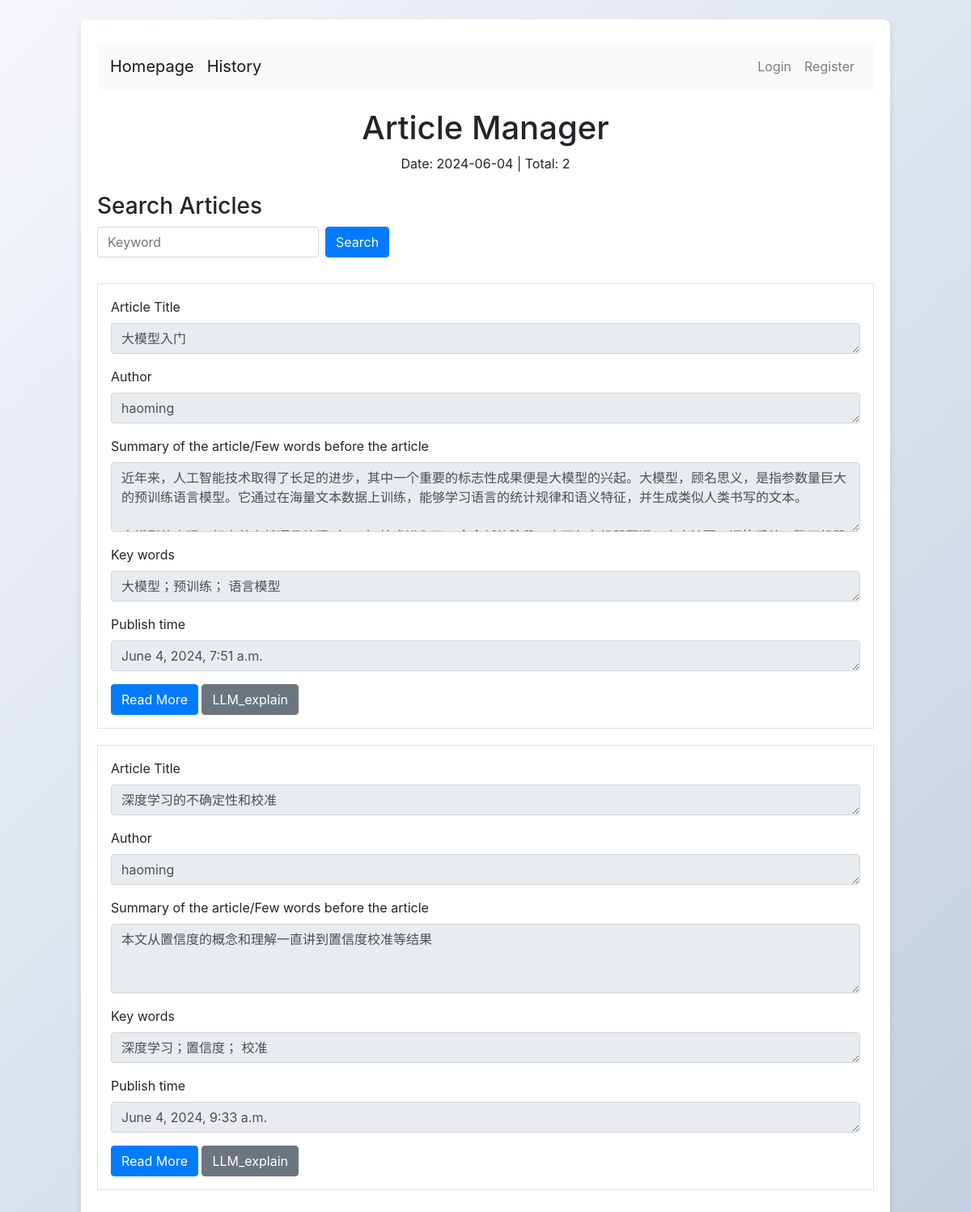
The app's page /, older data.
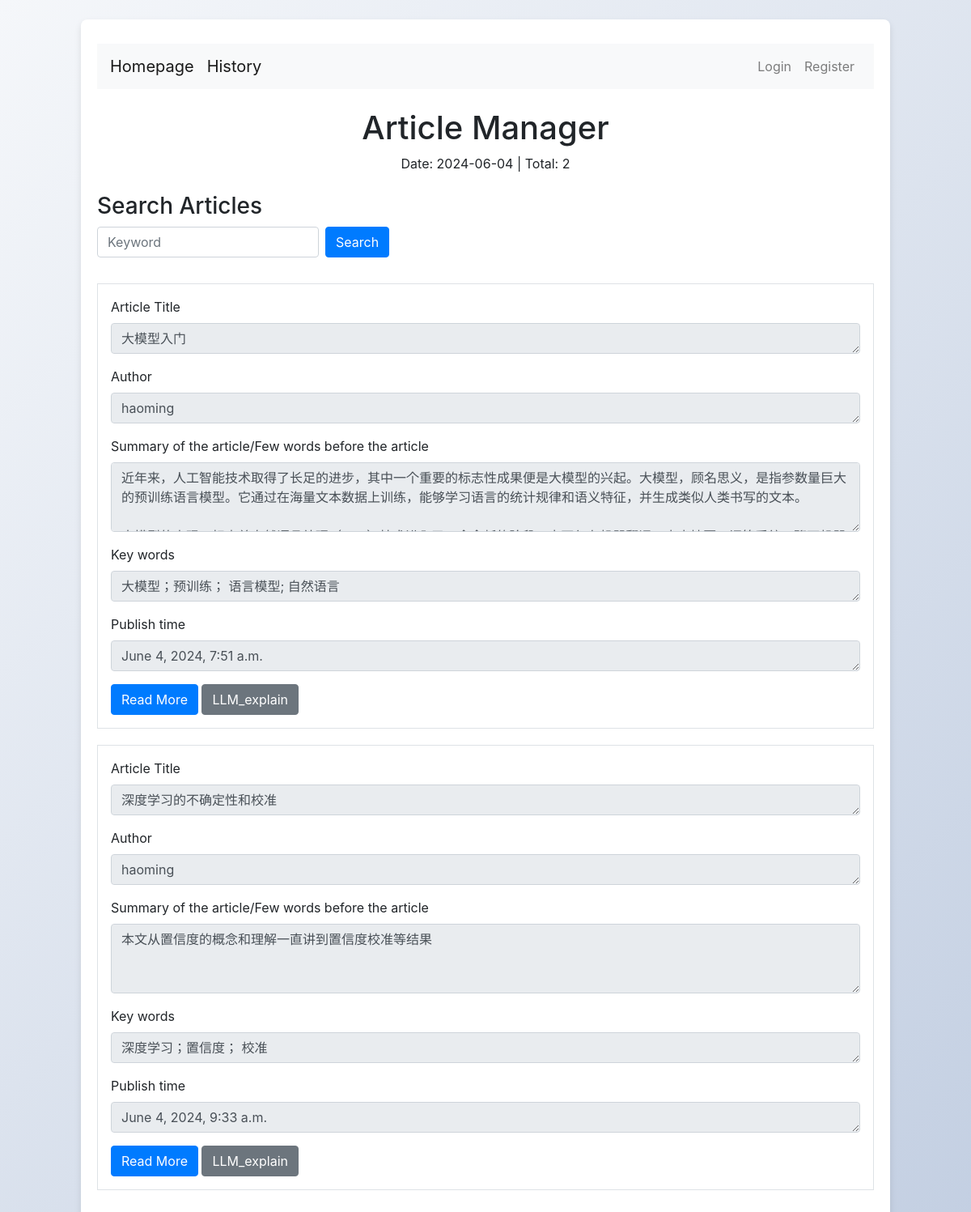
The same page, newer data.
### app01/models.py (models this page shows, shortened)
class Article(models.Model):
    title = models.CharField(max_length=200)
    author = models.CharField(max_length=200)
    summary = models.TextField()
    keywords = models.CharField(max_length=200)
    publish_time = models.DateTimeField(auto_now_add=True)  # 自动设置为添加时的时间
    content = models.TextField()

### app01/views.py (the view)
# urls.py: 2. Add a URL to urlpatterns:  path('', views.home, name='home')
def home(request):
    articles = Article.objects.all()
    current_date = datetime.date.today()
    current_date = current_date.strftime('%Y-%m-%d')
    total_articles = articles.count()
    return render(request, 'home.html', {'articles': articles, 'current_date': current_date, 'total_articles': total_articles})

### app01/templates/home.html (shortened to what this page needs)
<!DOCTYPE html>
<html lang="en">
<head>
    <link href="https://maxcdn.bootstrapcdn.com/bootstrap/4.5.2/css/bootstrap.min.css" rel="stylesheet">
</head>
<body>
<div class="container mt-4">
    <div class="top-buttons">
        <nav class="navbar navbar-expand-lg navbar-light bg-light">
            <a class="navbar-brand" href="{% url 'home' %}">Homepage</a>
            <a href="#" class="navbar-brand">History</a>
            <div class="collapse navbar-collapse" id="navbarNav">
                <ul class="navbar-nav ml-auto">
                    {% if user.is_authenticated %}
                        <li class="nav-item">
                            <a class="nav-link" href="{% url 'publish' %}">Publish</a>
                        </li>
                        <li class="nav-item">
                            <a class="nav-link" href="{% url 'personal' %}">Personal</a>
                        </li>
                        <li class="nav-item">
                            <a class="nav-link" href="{% url 'logout' %}">Logout</a>
                        </li>
                    {% else %}
                        <li class="nav-item">
                            <a class="nav-link" href="{% url 'login' %}">Login</a>
                        </li>
                        <li class="nav-item">
                            <a class="nav-link" href="{% url 'register' %}">Register</a>
                        </li>
                    {% endif %}
                </ul>
            </div>
        </nav>
    </div>
    <div class="text-center my-4">
        <h1>Article Manager</h1>
        <p id="dateTotal">Date: {{ current_date }} | Total: {{ total_articles }}</p>
    </div>
    <div class="my-4">
        <h3>Search Articles</h3>
        <form class="form-inline">
            <div class="form-group mb-2 mr-2">
                <input type="text" class="form-control" id="searchKeyword" placeholder="Keyword">
            </div>
            <button type="submit" class="btn btn-primary mb-2">Search</button>
        </form>
    </div>
    {% for article in articles %}
    <div class="article-section border p-3">
        <div class="form-group">
            <label for="articleTitle{{ forloop.counter }}">Article Title</label>
            <textarea class="form-control" id="articleTitle{{ forloop.counter }}" rows="1" readonly>{{ article.title }}</textarea>
        </div>
        <div class="form-group">
            <label for="author{{ forloop.counter }}">Author</label>
            <textarea class="form-control" id="author{{ forloop.counter }}" rows="1" readonly>{{ article.author }}</textarea>
        </div>
        <div class="form-group">
            <label for="summary{{ forloop.counter }}">Summary of the article/Few words before the article</label>
            <textarea class="form-control" id="summary{{ forloop.counter }}" rows="3" readonly>{{ article.summary }}</textarea>
        </div>
        <div class="form-group">
            <label for="keywords{{ forloop.counter }}">Key words</label>
            <textarea class="form-control" id="keywords{{ forloop.counter }}" rows="1" readonly>{{ article.keywords }}</textarea>
        </div>
        <div class="form-group">
            <label for="publishTime{{ forloop.counter }}">Publish time</label>
            <textarea class="form-control" id="publishTime{{ forloop.counter }}" rows="1" readonly>{{ article.publish_time }}</textarea>
        </div>
        <button class="btn btn-primary read-btn" data-article-id="{{ article.id }}">Read More</button>
        <button class="btn btn-secondary">LLM_explain</button>
    </div>
    {% endfor %}
</div>
</body>
</html>

### app01/templates/home.html (style rules this page uses)
body { background: linear-gradient(135deg, #f5f7fa, #c3cfe2); min-height: 100vh; display: flex; justify-content: center; align-items: center; }
.container { background: white; border-radius: 8px; box-shadow: 0 4px 8px rgba(0, 0, 0, 0.1); padding: 20px; max-width: 1000px; width: 100%; margin: 10px; }
.top-buttons { margin: 10px 0; text-align: center; }
.article-section { margin-bottom: 20px; }
.btn { transition: background-color 0.3s, transform 0.3s; }

Row changes from the older to the newer data that the page shows:
changed Article "大模型入门": keywords "大模型；预训练； 语言模型" → "大模型；预训练； 语言模型; 自然语言"
